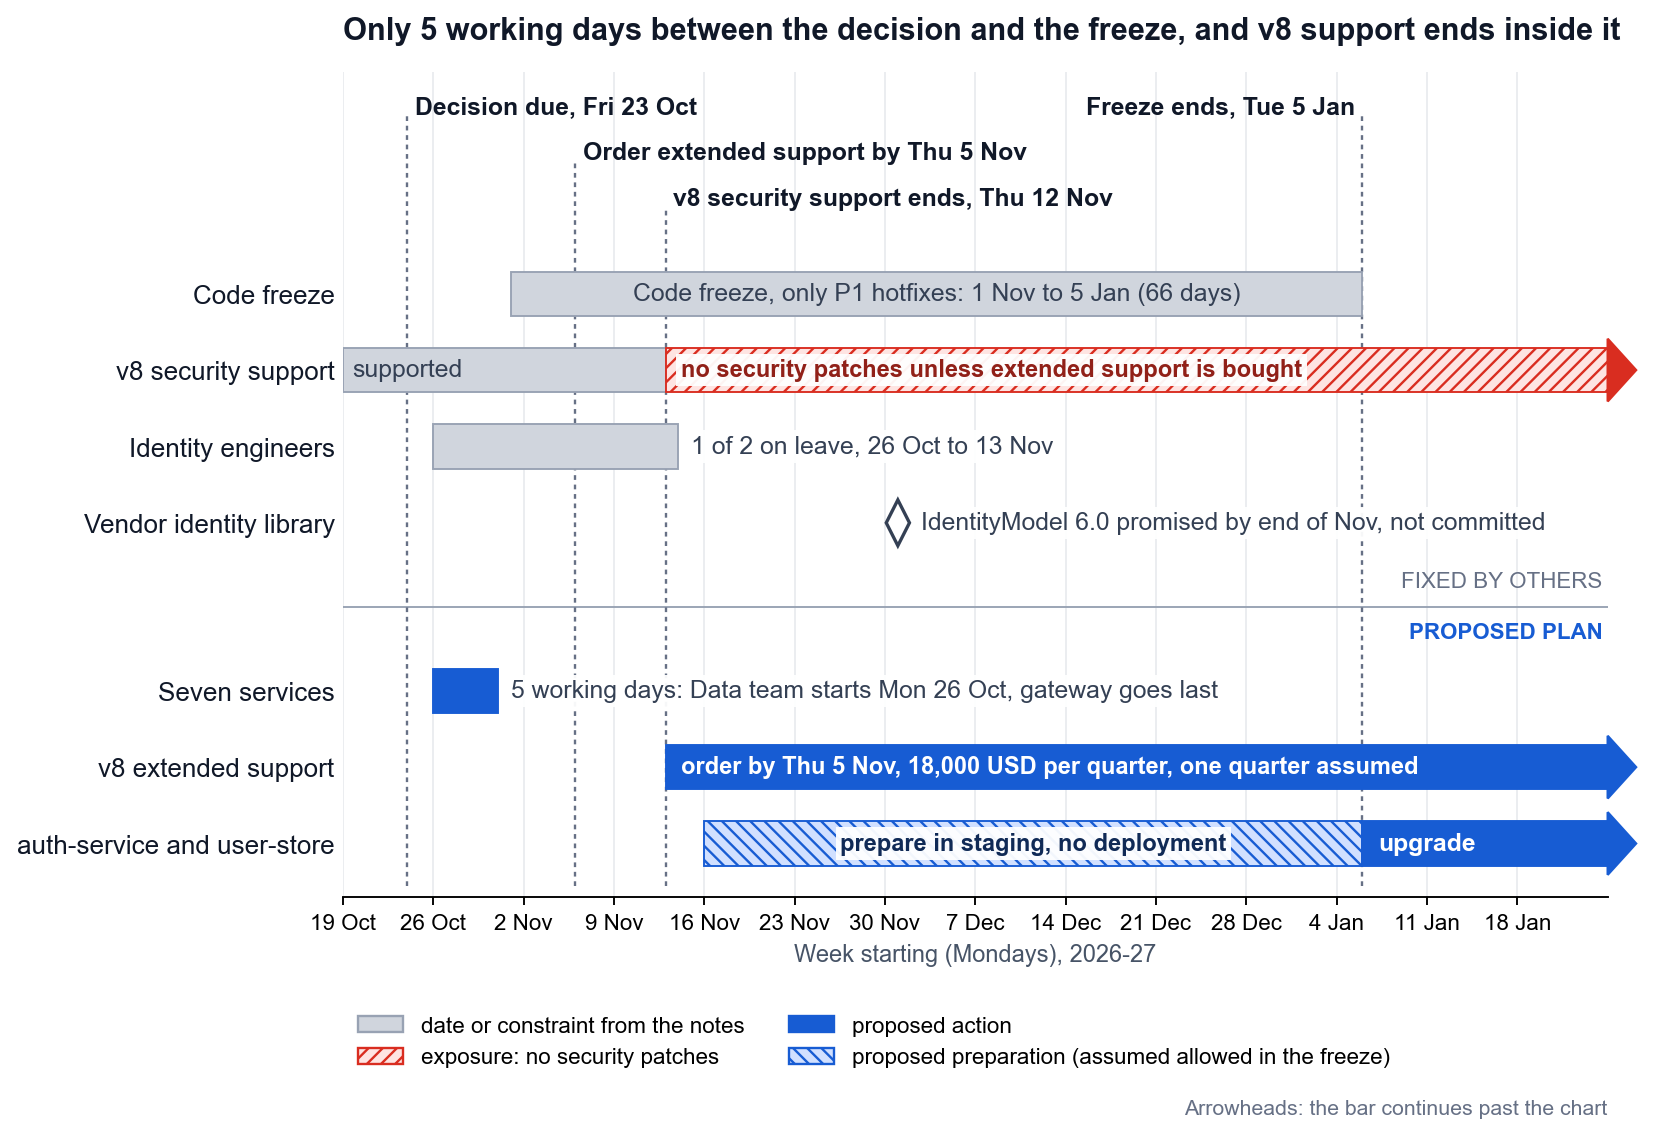

The Python source for this figure:
#!/usr/bin/env python3
"""Draw timeline.png: the fixed dates and the proposed plan on one calendar.

Run from any directory:   python report.assets/timeline.py
Grey items are dates and constraints stated in report.data/upgrade-notes.md. Blue items are the
plan proposed in report.md; they are proposals, not facts. Standard matplotlib only.
"""
from datetime import date, timedelta
from pathlib import Path

import matplotlib

matplotlib.use("Agg")
import matplotlib.pyplot as plt
from matplotlib.patches import Patch, Polygon

OUT = Path(__file__).resolve().parent / "timeline.png"
START, END = date(2026, 10, 19), date(2027, 1, 25)   # Monday of the decision week, right edge


def x(d, end_of_day=False):
    """Chart position of a date: the start of that day, or its end for deadlines and 'ends on' dates."""
    return (d - START).days + (1 if end_of_day else 0)


GREY, GREY_EDGE, GREY_TEXT = "#D0D5DD", "#98A2B3", "#344054"
BLUE, BLUE_LIGHT = "#175CD3", "#D1E0FF"
RED, RED_LIGHT = "#D92D20", "#FEE4E2"

plt.rcParams["font.family"] = ["Arial", "DejaVu Sans"]
plt.rcParams["hatch.linewidth"] = 1.0
fig, ax = plt.subplots(figsize=(9.6, 6.3), dpi=170)

# lane label -> y position (fixed constraints on top, our plan below a divider)
Y = {"Code freeze": 7.2, "v8 security support": 6.2, "Identity engineers": 5.2, "Vendor identity library": 4.2,
     "Seven services": 2.0, "v8 extended support": 1.0, "auth-service and user-store": 0.0}
H = 0.58
right_edge = x(END)


def bar(lane, x0, x1, fc, ec=None, hatch=None):
    ax.barh(Y[lane], x1 - x0, left=x0, height=H, color=fc, edgecolor=ec or fc, hatch=hatch, linewidth=0.8, zorder=3)


def text(lane, xpos, s, ha="left", color=GREY_TEXT, weight="normal", size=10.5, chip=False):
    # chip=True puts a white box behind the text so dotted lines and hatching do not run through it
    box = dict(facecolor="white", edgecolor="none", pad=2.0, alpha=0.95) if chip else None
    ax.text(xpos, Y[lane], s, ha=ha, va="center", color=color, fontsize=size, fontweight=weight, zorder=5, bbox=box)


def continues(lane, color):
    """Small arrowhead past the right edge: the bar goes on beyond the chart."""
    y = Y[lane]
    ax.add_patch(Polygon([[right_edge, y + H / 2 + 0.12], [right_edge + 2.2, y], [right_edge, y - H / 2 - 0.12]],
                         closed=True, facecolor=color, edgecolor=color, clip_on=False, zorder=3))


freeze_start, freeze_end = x(date(2026, 11, 1)), x(date(2027, 1, 5), True)
v8_end = x(date(2026, 11, 12), True)

# ---- fixed constraints (grey)
bar("Code freeze", freeze_start, freeze_end, GREY, GREY_EDGE)
text("Code freeze", (freeze_start + freeze_end) / 2, "Code freeze, only P1 hotfixes: 1 Nov to 5 Jan (66 days)", ha="center")

bar("v8 security support", x(START), v8_end, GREY, GREY_EDGE)
text("v8 security support", x(START) + 0.7, "supported")
bar("v8 security support", v8_end, right_edge, RED_LIGHT, RED, hatch="////")
continues("v8 security support", RED)
text("v8 security support", v8_end + 1.2, "no security patches unless extended support is bought",
     color="#912018", weight="bold", size=10, chip=True)

bar("Identity engineers", x(date(2026, 10, 26)), x(date(2026, 11, 13), True), GREY, GREY_EDGE)
text("Identity engineers", x(date(2026, 11, 13), True) + 1.0, "1 of 2 on leave, 26 Oct to 13 Nov", chip=True)

dx, dy = x(date(2026, 11, 30), True), Y["Vendor identity library"]
ax.add_patch(Polygon([[dx, dy + 0.3], [dx + 0.9, dy], [dx, dy - 0.3], [dx - 0.9, dy]],
                     closed=True, facecolor="white", edgecolor=GREY_TEXT, linewidth=1.4, zorder=4))
text("Vendor identity library", dx + 1.8, "IdentityModel 6.0 promised by end of Nov, not committed", chip=True)

# ---- proposed plan (blue)
bar("Seven services", x(date(2026, 10, 26)), x(date(2026, 10, 30), True), BLUE)
text("Seven services", x(date(2026, 10, 30), True) + 1.0,
     "5 working days: Data team starts Mon 26 Oct, gateway goes last", chip=True)

bar("v8 extended support", v8_end, right_edge, BLUE)
continues("v8 extended support", BLUE)
text("v8 extended support", v8_end + 1.2, "order by Thu 5 Nov, 18,000 USD per quarter, one quarter assumed",
     color="white", weight="bold", size=10)

prep0 = x(date(2026, 11, 16))
bar("auth-service and user-store", prep0, freeze_end, BLUE_LIGHT, BLUE, hatch="\\\\\\\\")
text("auth-service and user-store", (prep0 + freeze_end) / 2, "prepare in staging, no deployment",
     ha="center", color="#102A56", weight="bold", size=10, chip=True)
bar("auth-service and user-store", freeze_end, right_edge, BLUE)
continues("auth-service and user-store", BLUE)
text("auth-service and user-store", freeze_end + 1.2, "upgrade", color="white", weight="bold")

# ---- milestone lines with staggered labels (a descending staircase so labels never collide)
marks = [  # (position, label, label height, label side)
    (x(date(2026, 10, 23), True), "Decision due, Fri 23 Oct", 9.65, "right"),
    (x(date(2026, 11, 5), True), "Order extended support by Thu 5 Nov", 9.05, "right"),
    (v8_end, "v8 security support ends, Thu 12 Nov", 8.45, "right"),
    (freeze_end, "Freeze ends, Tue 5 Jan", 9.65, "left"),
]
for px, label, ytxt, side in marks:
    ax.plot([px, px], [-0.55, ytxt - 0.12], color="#667085", linestyle=(0, (2, 2)), linewidth=1.0, zorder=2)
    ax.text(px + (0.6 if side == "right" else -0.6), ytxt, label, ha="left" if side == "right" else "right",
            va="center", fontsize=10.5, fontweight="bold", color="#101828", zorder=5)

ax.axhline(3.1, color=GREY_EDGE, linewidth=0.8, zorder=1)
ax.text(right_edge - 0.4, 3.3, "FIXED BY OTHERS", ha="right", va="bottom", fontsize=9.5, color="#667085")
ax.text(right_edge - 0.4, 2.9, "PROPOSED PLAN", ha="right", va="top", fontsize=9.5, color=BLUE, fontweight="bold")

# ---- axes
ax.set_xlim(0, right_edge)
ax.set_ylim(-0.7, 10.1)
mondays = list(range(0, right_edge, 7))
ax.set_xticks(mondays)
ax.set_xticklabels([(START + timedelta(days=i)).strftime("%d %b").lstrip("0") for i in mondays], fontsize=9.5)
ax.xaxis.set_ticks_position("bottom")
ax.set_xlabel("Week starting (Mondays), 2026-27", fontsize=10, color="#475467")
ax.set_yticks(list(Y.values()))
ax.set_yticklabels(list(Y.keys()), fontsize=11, color="#101828")
ax.tick_params(axis="y", length=0)
for s in ("top", "right", "left"):
    ax.spines[s].set_visible(False)
ax.grid(axis="x", color="#EAECF0", linewidth=0.8, zorder=0)
ax.set_axisbelow(True)

ax.set_title("Only 5 working days between the decision and the freeze, and v8 support ends inside it",
             loc="left", fontsize=13, fontweight="bold", color="#101828", pad=14)

ax.legend(handles=[
    Patch(facecolor=GREY, edgecolor=GREY_EDGE, label="date or constraint from the notes"),
    Patch(facecolor=RED_LIGHT, edgecolor=RED, hatch="////", label="exposure: no security patches"),
    Patch(facecolor=BLUE, edgecolor=BLUE, label="proposed action"),
    Patch(facecolor=BLUE_LIGHT, edgecolor=BLUE, hatch="\\\\\\\\",
          label="proposed preparation (assumed allowed in the freeze)"),
], loc="upper center", bbox_to_anchor=(0.42, -0.12), ncol=2, frameon=False, fontsize=9.5)
ax.text(1.0, -0.245, "Arrowheads: the bar continues past the chart", transform=ax.transAxes, ha="right", va="top",
        fontsize=9, color="#667085")

fig.savefig(OUT, bbox_inches="tight", facecolor="white")
print("wrote", OUT)
